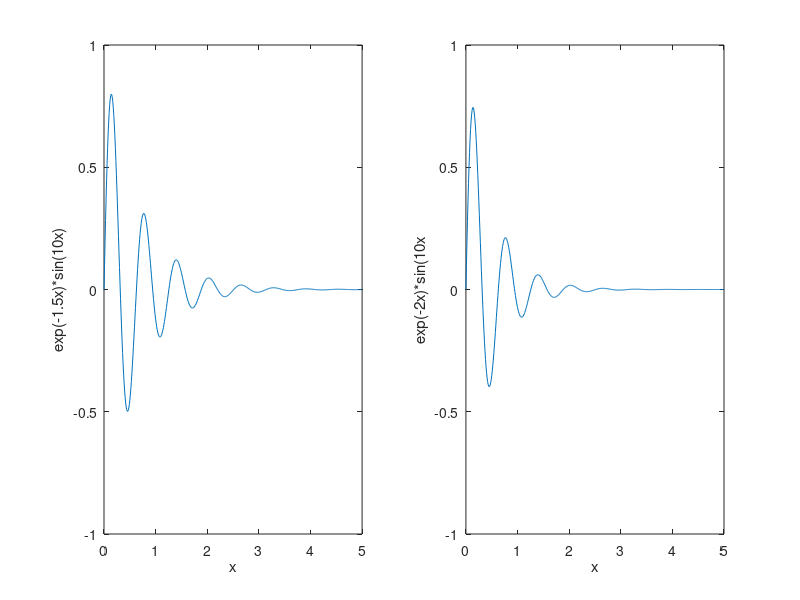

Here is the MATLAB script that generated this plot:
x=[0:0.01:5];
y=exp(-1.5*x).*sin(10*x);
subplot(1,2,1)
plot(x,y),xlabel('x'),ylabel('exp(-1.5x)*sin(10x)'),axis([0 5 -1 1 ])
y= exp(-2*x).*sin(10*x);
subplot(1,2,2)
plot(x,y),xlabel('x'),ylabel('exp(-2x*sin(10x)');
subplot(1,2,2)
plot(x,y),xlabel('x'),ylabel('exp(-2x)*sin(10x'),axis([0 5 -1 1])